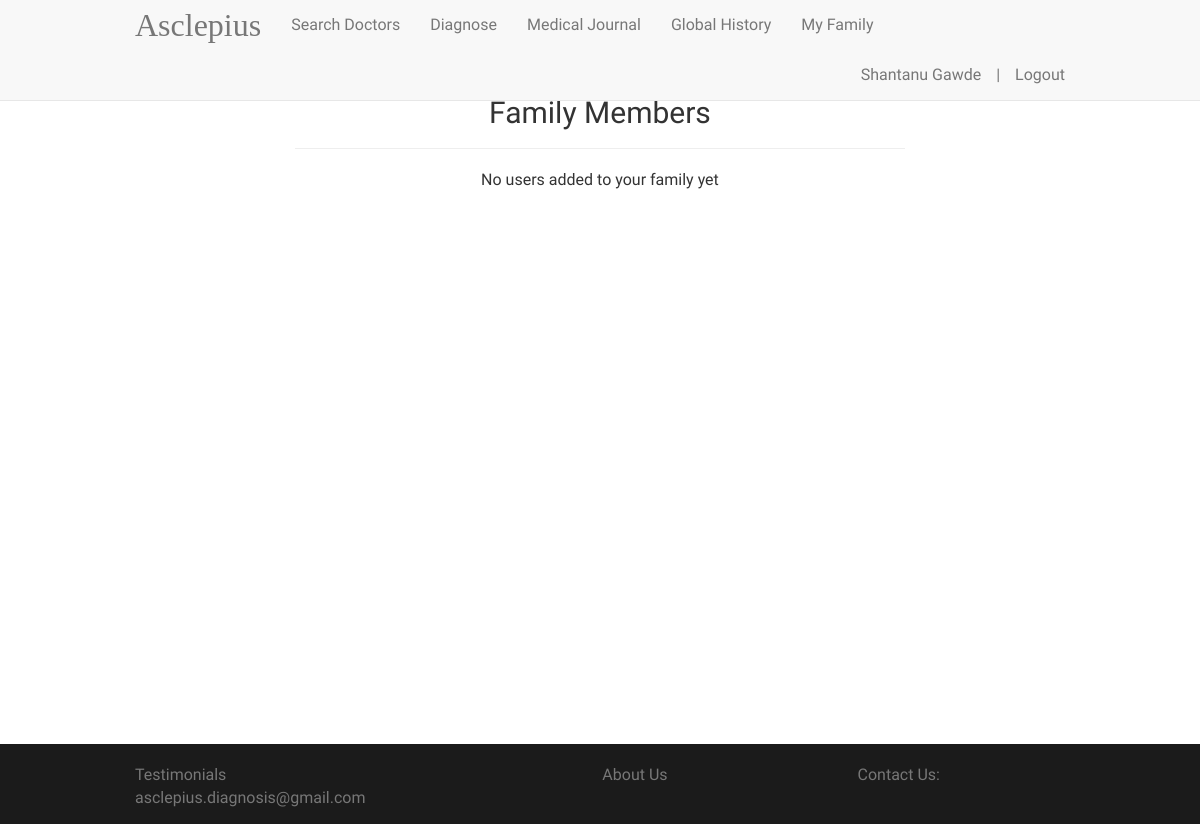
Before: /viewfamily (signed in) with the older database file.
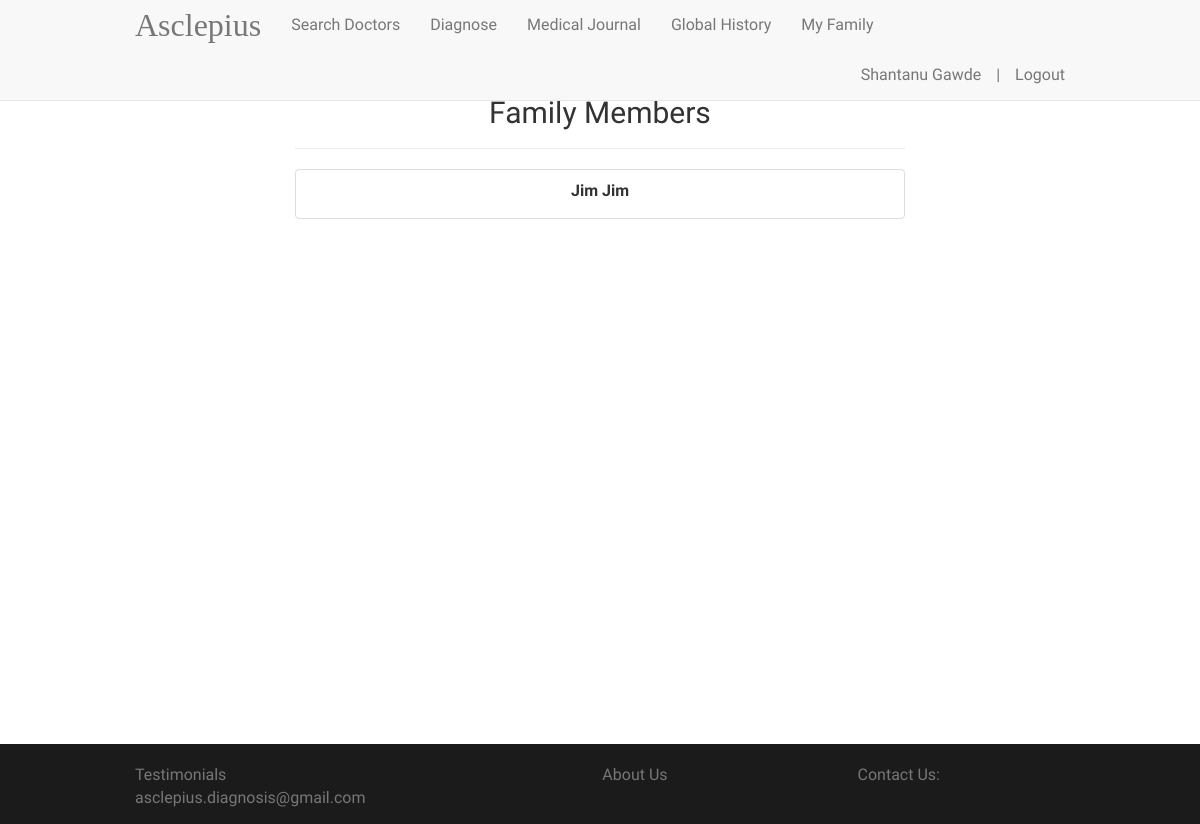
After: the same page with the newer database file.
### app/models.py (models this page shows, shortened)
class User(UserMixin, db.Model):
    __tablename__ = 'users'
    id = db.Column(db.Integer, primary_key=True)
    name = db.Column(db.String(120))
    age = db.Column(db.Integer)
    email = db.Column(db.String(120), unique=True, index=True)
    gender = db.Column(db.String(120))
    locality = db.Column(db.String(120))
    risks = db.relationship('Risk',
                            secondary=riskuser,
                            backref=db.backref('users', lazy='dynamic'),
                            lazy='dynamic')
    mylog = db.relationship('UserConditionHistory', backref=db.backref('users'), order_by='desc(UserConditionHistory.timestamp)')
    password_hash = db.Column(db.String(128))
    family_id = db.Column(db.Integer, default=0)
    @property
    def password(self):
        raise AttributeError('password is not a readable attribute')

### app/views.py (the view)
@app.route('/viewfamily', methods=['GET', 'POST'])
@login_required
def viewfamily():
    form = SearchFamilyForm()
    if g.user.family_id != 0:
        allmembers = User.query.filter_by(family_id=0).all()
    else:
        allmembers = User.query.all()
    form.members.choices = [(x.id, x.name) for x in allmembers if x.family_id != g.user.family_id]
    my_family = User.query.filter_by(family_id=g.user.family_id).all()
    form.my_members.choices = [(x.id, x.name) for x in my_family if
                               x.family_id != 0 and x.id != g.user.id]
    return render_template('viewfamily.html', title='View Family', form=form)

### app/models.py (called while the page is built)
@login_manager.user_loader
def load_user(user_id):
    return User.query.get(int(user_id))

### app/views.py (called while the page is built)
@app.before_request
def before_request():
    g.user = current_user

### app/templates/viewfamily.html (shortened to what this page needs)
{% extends "base.html" %}
{% block content %}
<div class="container" style="padding-top: 3%; display: none">
    <div class="row"
         style="padding-top: 20px; padding-bottom: 20px; font-family: 'Josefin Sans', sans-serif; font-size: 16px; border-top: 1px">
        <div align="center">
            <div class="col-md-8 col-md-offset-2">
                <div class="page-header">
                    <h2>Family Members</h2>
                </div>
                {% if form.my_members.choices|length > 0 %}
                <ul class="list-group" id="myfam">
                    {% for mem in form.my_members %}
                    <li class="list-group-item">{{ mem.label }}</li>
                    {% endfor %}
                </ul>
                {% else %}
                <p>No users added to your family yet</p>
                {% endif %}
            </div>
        </div>
    </div>
</div>
{% endblock %}

Changed rows visible on the page:
added User: label "Jim Jim"
Other visible differences:
text no longer shown: "No users added to your family yet"
